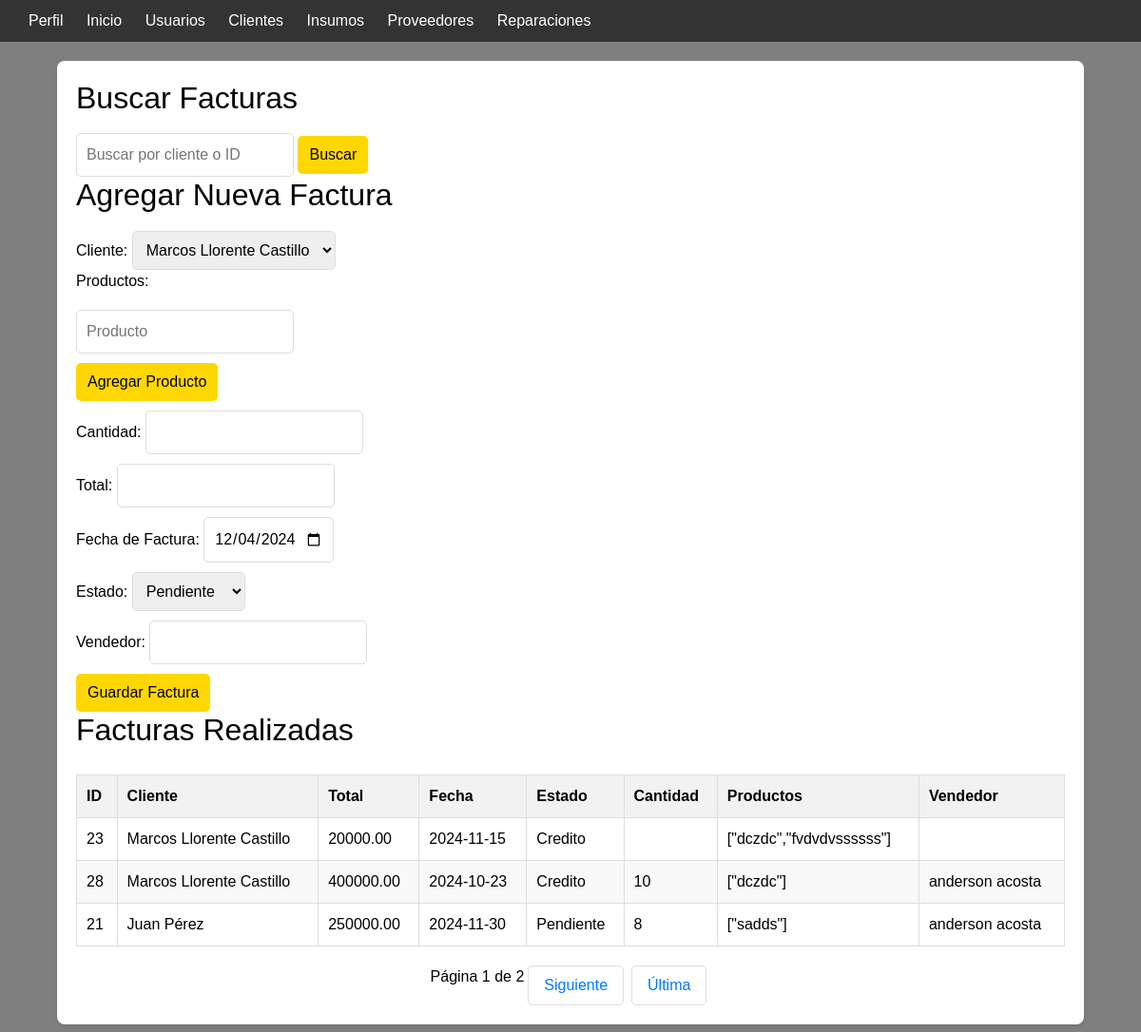
The page /facturacion.php on the database its author committed.
### tables this page shows
CREATE TABLE `facturas` (
  `id` int(11) NOT NULL,
  `cliente_id` int(11) DEFAULT NULL,
  `fecha_factura` date NOT NULL,
  `estado` varchar(20) DEFAULT 'pendiente',
  `total` decimal(10,2) DEFAULT NULL,
  `productos` varchar(50) NOT NULL,
  `cantidad` varchar(50) NOT NULL,
  `vendedor` varchar(30) NOT NULL
);

CREATE TABLE `clientes` (
  `id` int(11) NOT NULL,
  `numero_identificacion` varchar(30) NOT NULL,
  `nombre` varchar(100) DEFAULT NULL,
  `direccion` varchar(255) DEFAULT NULL,
  `telefono` varchar(15) DEFAULT NULL,
  `correo` varchar(30) NOT NULL,
  `estado` tinyint(1) DEFAULT 1
);

### facturacion.php (the view, shortened to what this page needs)
<?php
$dsn = 'mysql:host=localhost;dbname=thunderbike;charset=utf8';
$username = 'root';
$password = '';
try {
    $pdo = new PDO($dsn, $username, $password);
    $pdo->setAttribute(PDO::ATTR_ERRMODE, PDO::ERRMODE_EXCEPTION);
} catch (PDOException $e) {
    die("Conexión fallida: " . htmlspecialchars($e->getMessage()));
}
$searchQuery = '';
$sql_facturas = "SELECT f.id, c.nombre AS nombre_cliente, f.total, f.fecha_factura, f.estado, f.productos, f.cantidad, f.vendedor
                 FROM facturas AS f
                 JOIN clientes AS c ON f.cliente_id = c.id
                 $searchQuery";
$stmt_facturas = $pdo->prepare($sql_facturas);
if ($searchQuery) {
    $stmt_facturas->execute([':search' => "%$search%", ':searchExact' => $search]);
} else {
    $stmt_facturas->execute();
}
$result_facturas = $stmt_facturas->fetchAll(PDO::FETCH_ASSOC);
$resultsPerPage = 3;
$page = isset($_GET['page']) ? (int)$_GET['page'] : 1;
$start = ($page - 1) * $resultsPerPage;
$sql_facturas = "SELECT f.id, c.nombre AS nombre_cliente, f.total, f.fecha_factura, f.estado, f.productos, f.cantidad, f.vendedor
                 FROM facturas AS f
                 JOIN clientes AS c ON f.cliente_id = c.id
                 $searchQuery
                 LIMIT :limit OFFSET :offset";
$stmt_facturas = $pdo->prepare($sql_facturas);
$stmt_facturas->bindValue(':limit', $resultsPerPage, PDO::PARAM_INT);
$stmt_facturas->bindValue(':offset', $start, PDO::PARAM_INT);
if ($searchQuery) {
    $stmt_facturas->execute([':search' => "%$search%", ':searchExact' => $search]);
} else {
    $stmt_facturas->execute();
}
$result_facturas = $stmt_facturas->fetchAll(PDO::FETCH_ASSOC);
$sql_count = "SELECT COUNT(*) FROM facturas AS f JOIN clientes AS c ON f.cliente_id = c.id $searchQuery";
$stmt_count = $pdo->prepare($sql_count);
if ($searchQuery) {
    $stmt_count->execute([':search' => "%$search%", ':searchExact' => $search]);
} else {
    $stmt_count->execute();
}
$totalRecords = $stmt_count->fetchColumn();
$totalPages = ceil($totalRecords / $resultsPerPage);
$sql_clientes = "SELECT id, nombre FROM clientes";
$stmt_clientes = $pdo->query($sql_clientes);
$clientes = $stmt_clientes->fetchAll(PDO::FETCH_ASSOC);
?>
<!DOCTYPE html>
<html lang="es">
<head>
    <link href="bootstrap-4.6.2-dist/css/bootstrap.min.css" rel="stylesheet">
</head>
<body>
<nav class="navtop">
        <div>
                    <a href="perfil.php" id="perfilBtn" class="button">Perfil</a>
                    <a href="inicio.php" id="indexBtn" class="button">Inicio</a>
                    <a href="usuarios.php" id="UsuariosBtn" class="button">Usuarios</a>
                    <a href="clientes.php" id="clientesBtn" class="button">Clientes</a>
                    <a href="insumos.php" id="insumosBtn" class="button">Insumos</a>
                    <a href="proveedores.php" id="proveedoresBtn" class="button">Proveedores</a>
                    <a href="reparaciones.php" id="reparacionesBtn" class="button">Reparaciones</a>
        </div>
    </nav>
<div class="container">
    <h2>Buscar Facturas</h2>
    <form method="GET" action="facturacion.php">
        <input type="text" name="search" placeholder="Buscar por cliente o ID" value="<?= htmlspecialchars($_GET['search'] ?? '') ?>">
        <button type="submit">Buscar</button>
    </form>
    <h2>Agregar Nueva Factura</h2>
    <form action="facturacion.php" method="POST">
        <label for="cliente_id">Cliente:</label>
        <select name="cliente_id" id="cliente_id" required>
            <?php foreach ($clientes as $cliente): ?>
                <option value="<?= htmlspecialchars($cliente['id']) ?>">
                    <?= htmlspecialchars($cliente['nombre']) ?>
                </option>
            <?php endforeach; ?>
        </select><br>
        <label for="productos">Productos:</label>
        <div id="productos-list">
            <div>
                <input type="text" name="productos[]" placeholder="Producto" required>
            </div>
        </div>
        <button type="button" onclick="agregarProducto()">Agregar Producto</button><br>
        <label for="cantidad">Cantidad:</label>
        <input type="number" name="cantidad" id="cantidad" step="1" required><br>
        <label for="total">Total:</label>
        <input type="number" name="total" id="total" step="0.01" required><br>
        <label for="fecha_factura">Fecha de Factura:</label>
        <input
    type="date"
    name="fecha_factura"
    id="fecha_factura"
    required
    value="<?= date('Y-m-d') ?>"
    max="<?= date('Y-m-d') ?>"
> <br>
        <label for="estado">Estado:</label>
        <select name="estado" id="estado" required>
            <option value="Pendiente">Pendiente</option>
        </select><br>
        <label for="vendedor">Vendedor:</label>
        <input type="text" name="vendedor" id="vendedor" required><br>
        <button type="submit">Guardar Factura</button>
    </form>
    <h2>Facturas Realizadas</h2>
    <div class="scrollable-table">
        <table>
            <thead>
                <tr>
                    <th>ID</th>
                    <th>Cliente</th>
                    <th>Total</th>
                    <th>Fecha</th>
                    <th>Estado</th>
                    <th>Cantidad</th>
                    <th>Productos</th>
                    <th>Vendedor</th>
                </tr>
            </thead>
            <tbody>
            <?php foreach ($result_facturas as $row): ?>
                <tr>
                    <td><?= htmlspecialchars($row['id']) ?></td>
                    <td><?= htmlspecialchars($row['nombre_cliente']) ?></td>
                    <td><?= htmlspecialchars($row['total']) ?></td>
                    <td><?= htmlspecialchars($row['fecha_factura']) ?></td>
                    <td><?= htmlspecialchars($row['estado']) ?></td>
                    <td><?= htmlspecialchars($row['cantidad']) ?></td>
                    <td><?= htmlspecialchars($row['productos']) ?></td>
                    <td><?= htmlspecialchars($row['vendedor']) ?></td>
                </tr>
            <?php endforeach; ?>
            </tbody>
        </table>
        <div class="pagination">
    <span>Página <?= $page ?> de <?= $totalPages ?></span>
    <?php if ($page < $totalPages): ?>
        <a href="?page=<?= $page + 1 ?>">Siguiente</a>
        <a href="?page=<?= $totalPages ?>">Última</a>
    <?php endif; ?>
</div>
    </div>
</div>
</body>
</html>

### facturacion.php (style rules this page uses)
.navtop { background: #333; padding: 10px 20px; color: white; text-align: center; }
.navtop .button { color: white; text-decoration: none; margin: 0 10px; }
.container { max-width: 900px; margin: 20px auto; background: white; padding: 20px; border-radius: 10px; box-shadow: 0 0 10px rgba(0, 0, 0, 0.1); }
.scrollable-table { max-height: 400px; overflow-y: auto; }
table { width: 100%; border-collapse: collapse; }
table, th, td { border: 1px solid #ddd; }
th, td { padding: 10px; text-align: left; }
th { background: #f4f4f4; }
button, select, input { margin-top: 10px; padding: 10px; border: 1px solid #ddd; border-radius: 5px; }
button { background: #007bff; color: white; cursor: pointer; }
body { font-family: Arial, sans-serif; margin: 0; padding: 0; background-color: black; }
.navtop { background-color: #333; color: white; padding: 10px 20px; display: flex; justify-content: space-between; align-items: center; flex-wrap: wrap; }
.navtop a { color: white; text-decoration: none; margin: 5px 10px; }
.container { margin: 20px auto; padding: 20px; background-color: white; border-radius: 8px; box-shadow: 0 2px 4px rgba(0, 0, 0, 0.1); width: 90%; max-width: 1200px; }
table { width: 100%; border-collapse: collapse; margin: 20px 0; }
th, td { padding: 10px; border: 1px solid #ddd; text-align: left; }
th { background-color: #f2f2f2; }
tr:nth-child(even) { background-color: #f9f9f9; }
button, form button { padding: 8px 12px; background-color: gold; color: black; border: none; border-radius: 5px; cursor: pointer; }
body { background: rgba(0, 0, 0, 0.5); color: black; }
.pagination { display: flex; justify-content: center; margin-top: 20px; }
.pagination a { padding: 8px 16px; margin: 0 4px; text-decoration: none; color: #007bff; border: 1px solid #ddd; border-radius: 5px; transition: background-color 0.3s ease; }

### rows shown on the page
facturas: id "23", cliente.nombre "Marcos Llorente Castillo", total "20000.00", fecha_factura "2024-11-15", estado "Credito", productos "[\"dczdc\",\"fvdvdvssssss\"]"
facturas: id "28", cliente.nombre "Marcos Llorente Castillo", total "400000.00", fecha_factura "2024-10-23", estado "Credito", cantidad "10", productos "[\"dczdc\"]", vendedor "anderson acosta"
facturas: id "21", cliente.nombre "Juan Pérez", total "250000.00", fecha_factura "2024-11-30", estado "Pendiente", cantidad "8", productos "[\"sadds\"]", vendedor "anderson acosta"

### other values the page prints
$page "1"
$totalPages "2"
form field cliente_id "Marcos Llorente Castillo"
